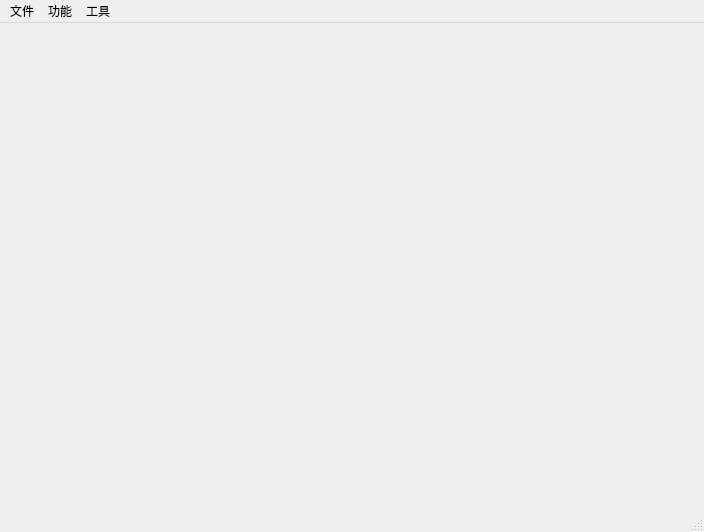
<?xml version="1.0" encoding="UTF-8"?>
<ui version="4.0">
 <class>MainWindow</class>
 <widget class="QMainWindow" name="MainWindow">
  <property name="windowModality">
   <enum>Qt::NonModal</enum>
  </property>
  <property name="geometry">
   <rect>
    <x>0</x>
    <y>0</y>
    <width>704</width>
    <height>532</height>
   </rect>
  </property>
  <property name="windowTitle">
   <string>Pose6dSolver</string>
  </property>
  <property name="autoFillBackground">
   <bool>false</bool>
  </property>
  <property name="tabShape">
   <enum>QTabWidget::Rounded</enum>
  </property>
  <widget class="QWidget" name="centralwidget">
   <layout class="QHBoxLayout" name="horizontalLayout1">
    <item>
     <layout class="QGridLayout" name="gridLayout"/>
    </item>
   </layout>
  </widget>
  <widget class="QMenuBar" name="menubar">
   <property name="geometry">
    <rect>
     <x>0</x>
     <y>0</y>
     <width>704</width>
     <height>23</height>
    </rect>
   </property>
   <widget class="QMenu" name="menu1">
    <property name="title">
     <string>文件</string>
    </property>
    <addaction name="action1"/>
    <addaction name="action1_2"/>
    <addaction name="separator"/>
    <addaction name="action1_3"/>
   </widget>
   <widget class="QMenu" name="menu2">
    <property name="title">
     <string>功能</string>
    </property>
    <addaction name="action2_1"/>
    <addaction name="separator"/>
    <addaction name="actionss1"/>
   </widget>
   <widget class="QMenu" name="menu">
    <property name="title">
     <string>工具</string>
    </property>
    <addaction name="actionfenge"/>
   </widget>
   <addaction name="menu1"/>
   <addaction name="menu2"/>
   <addaction name="menu"/>
  </widget>
  <widget class="QStatusBar" name="statusbar"/>
  <action name="action1">
   <property name="text">
    <string>新建工程</string>
   </property>
  </action>
  <action name="action1_2">
   <property name="text">
    <string>打开工程</string>
   </property>
  </action>
  <action name="action2_1">
   <property name="text">
    <string>标定</string>
   </property>
  </action>
  <action name="action1_3">
   <property name="text">
    <string>加载模型</string>
   </property>
  </action>
  <action name="actionss1">
   <property name="text">
    <string>测量</string>
   </property>
  </action>
  <action name="actionfenge">
   <property name="text">
    <string>视频分割</string>
   </property>
  </action>
 </widget>
 <layoutdefault spacing="5" margin="8"/>
 <resources/>
 <connections/>
 <designerdata>
  <property name="gridDeltaX">
   <number>10</number>
  </property>
  <property name="gridDeltaY">
   <number>10</number>
  </property>
  <property name="gridSnapX">
   <bool>true</bool>
  </property>
  <property name="gridSnapY">
   <bool>true</bool>
  </property>
  <property name="gridVisible">
   <bool>true</bool>
  </property>
 </designerdata>
</ui>
